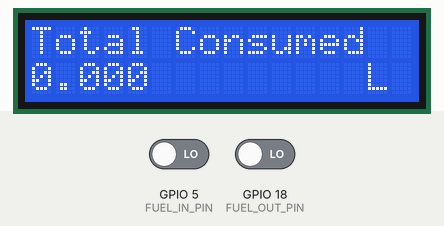
Recording of a program running on a simulated ESP32. On the bench: 16×2 character LCD. The inputs (shaded band) are chosen by the test bench; at power-on: GPIO 5 (FUEL_IN_PIN) LOW, GPIO 18 (FUEL_OUT_PIN) LOW.

Above: at 1.2 s.
1.3 s: GPIO 5 (FUEL_IN_PIN) driven HIGH
At 2.6 s:
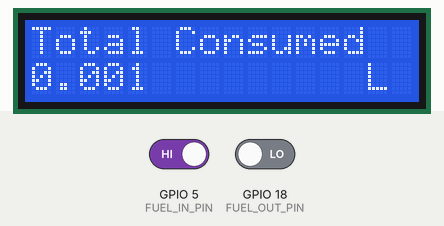
Timing chart, 0 to 4.3 s (numbered marks = the images above; inputs shaded):
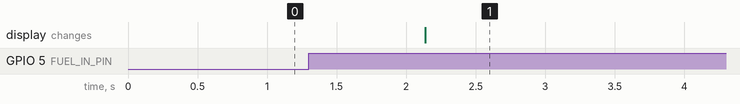

Measured:
- after the input at 1.3 s, the display: changes after 0.84 s (image 1)

The program:

Main.cpp
```cpp
#include <LiquidCrystal_I2C.h>
#include <Arduino.h>

#define LCD_COLS 16
#define LCD_ROWS 2
#define FUEL_IN_PIN 5
#define FUEL_OUT_PIN 18

LiquidCrystal_I2C lcd(0x27, LCD_COLS, LCD_ROWS);

volatile int fuelInCounter = 0;
volatile int fuelOutCounter = 0;

portMUX_TYPE muxIn = portMUX_INITIALIZER_UNLOCKED;
portMUX_TYPE muxOut = portMUX_INITIALIZER_UNLOCKED;

void IRAM_ATTR handleFuelIn() {
  portENTER_CRITICAL_ISR(&muxIn);
  fuelInCounter++;
  portEXIT_CRITICAL_ISR(&muxIn);
}

void IRAM_ATTR handleFuelOut() {
  portENTER_CRITICAL_ISR(&muxOut);
  fuelOutCounter++;
  portEXIT_CRITICAL_ISR(&muxOut);
}

void setup(){
  lcd.init();
  lcd.backlight();
  lcd.setCursor(0, 0);
  lcd.print("Total Consumed");
  lcd.setCursor(14, 1);
  lcd.print("L");
  lcd.setCursor(0,1);
  pinMode(FUEL_IN_PIN, INPUT);
  pinMode(FUEL_OUT_PIN, INPUT);
  attachInterrupt(digitalPinToInterrupt(FUEL_IN_PIN), handleFuelIn, RISING);
  attachInterrupt(digitalPinToInterrupt(FUEL_OUT_PIN), handleFuelOut, RISING);
}

void loop(){
  float totalLitersConsumed = ((float) fuelInCounter - (float) fuelOutCounter) / 1000;
  lcd.setCursor(0,1);
  lcd.print("              ");
  lcd.setCursor(0,1);
  lcd.printf("%.3f", totalLitersConsumed);
  delay(1000);
}
```
